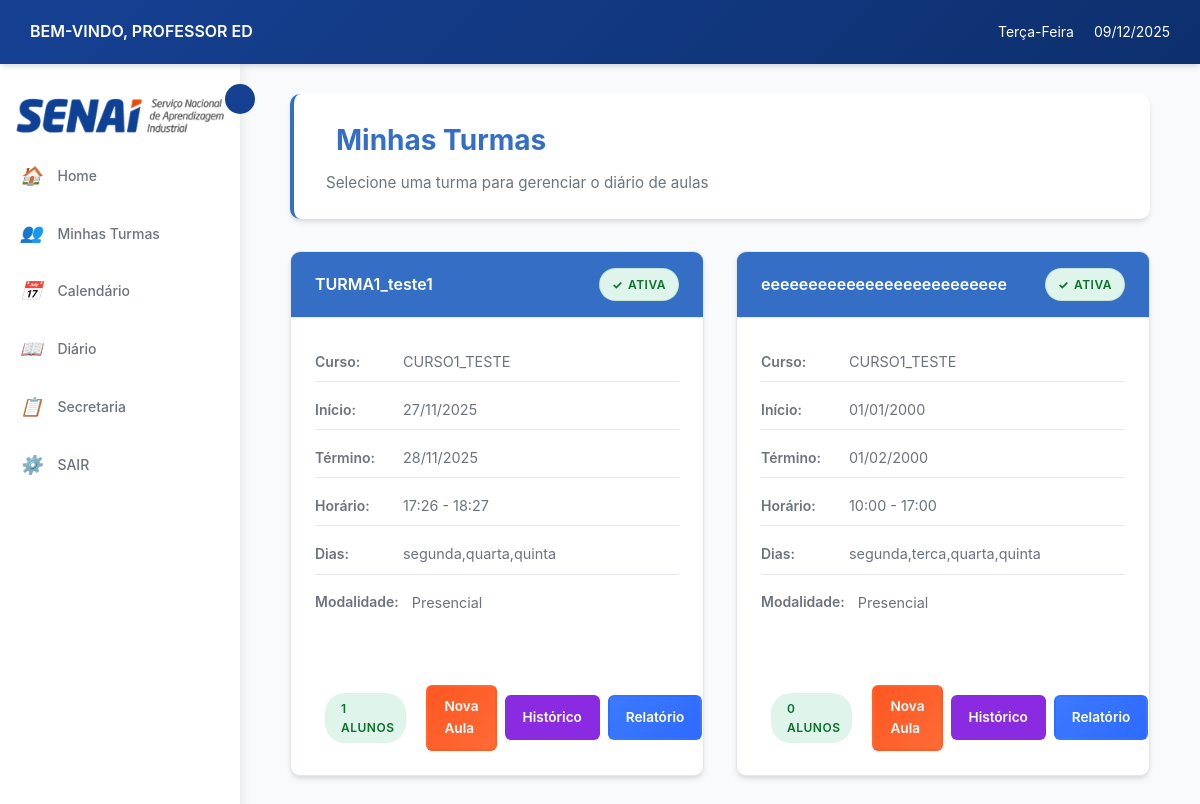
The page /diario/ (signed in) on the database its author committed.
### login/models.py (models this page shows, shortened)
class Usuario(AbstractUser):
    TIPO_USUARIO = [
        ('aluno', 'Aluno'),
        ('professor', 'Professor'),
        ('secretaria', 'Secretaria'),
    ]
    usuario_id = models.AutoField(primary_key=True)
    nome = models.CharField('Nome', max_length=100, blank=True, null=True)
    sobrenome = models.CharField('Sobrenome', max_length=100, blank=True, null=True)
    email = models.EmailField('E-mail', unique=True, default=None)
    data_nascimento = models.DateField('Data de Nascimento', blank=True, null=True)
    contato = models.CharField(max_length=20, unique=True, blank=True, null=True)
    cpf = models.CharField(max_length=14, unique=True, blank=True, null=True)
    endereco = models.TextField('Endereço', blank=True, null=True)
    tipo = models.CharField(max_length=10, choices=TIPO_USUARIO)
    USERNAME_FIELD = 'email'
    REQUIRED_FIELDS = ['nome','sobrenome','cpf', 'tipo', 'username']
    class Meta:
        db_table = 'Usuario'

### cursos/models.py (models this page shows, shortened)
class Turma(models.Model):
    TIPO_AULA = [
        ('presencial', 'Presencial'),
        ('semi', 'Semi-presencial'),
        ('ead', 'EAD'),
    ]
    turma_id = models.AutoField(primary_key=True)
    nome = models.CharField(max_length=100, null=True, blank=True)
    curso = models.ForeignKey(Curso, on_delete=models.CASCADE)
    professor = models.ForeignKey('login.professor', on_delete=models.SET_NULL,  # Ou models.SET_DEFAULT
        null=True,                  # Permite NULL
        blank=True,
        default=None)
    data_inicio = models.DateField()
    data_fim = models.DateField( null=True, blank=True)
    dias_semana = models.CharField(max_length=50)
    entrada_horas = models.CharField(max_length=100, null=True, blank=True)
    saida_horas = models.CharField(max_length=100, null=True, blank=True)
    tipo = models.CharField(max_length=10, choices=TIPO_AULA)
    status = models.BooleanField(default=True)
    class Meta:
        db_table = 'Turma'

class Curso(models.Model):
    nome = models.CharField(max_length=150, unique=True, verbose_name="Nome do Curso", default="Sem Nome")
    descricao = models.TextField(blank=True, verbose_name="Descrição")
    carga_horaria = models.PositiveIntegerField(verbose_name="Carga Horária (h)", default=40)
    ativo = models.BooleanField(default=True, verbose_name="Ativo")
    disciplinas = models.ManyToManyField('Disciplina', through='GradeCurricular', blank=True, related_name='cursos')
    class Meta:
        verbose_name = "curso"
        verbose_name_plural = "cursos"
        ordering = ["nome"]

### diario/views.py (the view)
# urls.py: path('', views.lista_turmas_diario, name='lista_turmas_diario'),
@login_required
def lista_turmas_diario(request):
    if hasattr(request.user, 'professor'):
        turmas = Turma.objects.filter(
            status=True,
            professor__usuario=request.user
        ).select_related('curso')
    else:
        turmas = Turma.objects.filter(status=True).select_related('curso')
    context = {
        'turmas': turmas,
        'hoje': timezone.now().date()
    }
    return render(request, 'diario/lista_turmas.html', context)

### diario/templates/diario/lista_turmas.html (shortened to what this page needs)
{% extends 'professor/base.html' %}
{% load static %}
{% block extra_css %}
<link rel="stylesheet" href="{% static 'diario/css/styles.css' %}">
{% endblock %}
{% block content %}
<div class="dashboard-container">
    <div class="dashboard-header">
        <h2>Minhas Turmas</h2>
        <p class="text-muted mb-0">Selecione uma turma para gerenciar o diário de aulas</p>
    </div>
    <div class="cards-grid-enhanced">
        {% for turma in turmas %}
        <div class="turma-card">
            <div class="card-header">
                <span>{{ turma.nome }}</span>
                <p class="status-badge status-active"> Ativa </p>
            </div>
            <div class="card-body">
                <div class="turma-info">
                    <p><strong>Curso</strong> {{ turma.curso.nome }}</p>
                    <p><strong>Início</strong> {{ turma.data_inicio|date:"d/m/Y" }}</p>
                    {% if turma.data_fim %}
                    <p><strong>Término</strong> {{ turma.data_fim|date:"d/m/Y" }}</p>
                    {% endif %}
                    <p><strong>Horário</strong> {{ turma.entrada_horas }} - {{ turma.saida_horas }}</p>
                    <p><strong>Dias</strong> {{ turma.dias_semana }}</p>
                    <p><strong>Modalidade</strong> {{ turma.get_tipo_display }}</p>
                </div>
                <div class="d-flex justify-content-between align-items-center mt-4">
                    <span class="badge bg-secondary">
                        {{ turma.matricula_set.count }} alunos
                    </span>
                    <div class="action-buttons d-flex">
                        <a href="{% url 'diario:criar_aula' turma.turma_id %}"
                           class="action-btn action-btn-success"
                           title="Nova Aula">
                             Nova Aula
                        </a>
                        <a href="{% url 'diario:historico_aulas' turma.turma_id %}"
                           class="action-btn action-btn-primary"
                           title="Histórico">
                             Histórico
                        </a>
                        <a href="{% url 'diario:relatorio_frequencia' turma.turma_id %}"
                           class="action-btn action-btn-info"
                           title="Relatório">
                             Relatório
                        </a>
                    </div>
                </div>
            </div>
        </div>
        {% endfor %}
    </div>
</div>
{% endblock %}

### professor/templates/professor/base.html (shortened to what this page needs)
{% load static %}
<!DOCTYPE html>
<html lang="pt-br">
<head>
    <link rel="stylesheet" href="{% static 'professor/css/style.css' %}">
    {% block extra_css %}{% endblock %}
</head>
<body>
    <header class="header">
        <div class="header-left">
            <span class="welcome-text">BEM-VINDO, PROFESSOR {{ user.get_full_name|default:user.username|upper }}</span>
        </div>
        <div class="header-right">
            <span class="weekday" id="currentWeekday"></span>
            <span class="date" id="currentDate"></span>
        </div>
    </header>
    <main class="main-container">
        <aside class="sidebar" id="sidebar">
            <img src="{% static 'professor/img/senai_logo.png' %}" alt="SENAI" id="senai-logo-sidebar">
            <button class="sidebar-toggle" id="sidebarToggle"></button>
            <ul class="sidebar-menu">
                <li>
                    <a href="{% url 'professor:home' %}">
                        <i>🏠</i>
                        <span>Home</span>
                    </a>
                </li>
                <li>
                    <a href="{% url 'professor:listar_cursos' %}">
                        <i>👥</i>
                        <span>Minhas Turmas</span>
                    </a>
                </li>
                <li>
                    <a href="{% url 'professor:calendario' %}">
                        <i>📅</i>
                        <span>Calendário</span>
                    </a>
                </li>
                <li>
                    <a href="{% url 'diario:lista_turmas_diario' %}">
                        <i>📖</i>
                        <span>Diário</span>
                    </a>
                </li>
                <li>
                    <a href="{% url 'solicitacao:solicitacaoList' %}">
                        <i>📋</i>
                        <span>Secretaria</span>
                    </a>
                </li>
                <li>
                    <a href="{% url 'logout' %}">
                        <i>⚙️</i>
                        <span>SAIR</span>
                    </a>
                </li>
            </ul>
        </aside>
        <div class="content-area">
            {% block content %}
            {% endblock %}
        </div>
    </main>
</body>
</html>

### professor/static/professor/css/style.css (style rules this page uses)
:root { --azul-principal: #164193; --azul-escuro: #0d2d6b; --azul-claro: #3D7AFF; --azul-suave: #E8EFFD; --azul: #164193; --laranja: #E7490F; --laranja-claro: #ff6b35; --cinza-escuro: #1F2937; --cinza-medio: #6B7280; --cinza-claro: #9CA3AF; --cinza-borda: #E5E7EB; --bg-claro: #F8FAFC; --branco: #FFFFFF; --verde: #27ae60; --vermelho: #e74c3c; --amarelo: #f39c12; --sombra: 0 4px 6px -1px rgba(0, 0, 0, 0.1), 0 2px 4px -1px rgba(0, 0, 0, 0.06); --sombra-hover: 0 20px 25px -5px rgba(0, 0, 0, 0.1), 0 10px 10px -5px rgba(0, 0, 0, 0.04); }
* { margin: 0; padding: 0; box-sizing: border-box; }
body { font-family: 'Inter', 'Segoe UI', sans-serif; background-color: var(--bg-claro); color: var(--cinza-escuro); line-height: 1.6; display: flex; flex-direction: column; min-height: 100vh; }
.header { display: flex; justify-content: space-between; align-items: center; background: linear-gradient(135deg, var(--azul-principal) 0%, var(--azul-escuro) 100%); color: var(--branco); padding: 12px 30px; box-shadow: var(--sombra); position: sticky; top: 0; z-index: 100; }
.header-left { display: flex; align-items: center; gap: 0px; }
.welcome-text { font-weight: 600; font-size: 16px; }
.header-right { display: flex; align-items: center; gap: 20px; }
.weekday, .date { font-size: 14px; }
.main-container { display: flex; flex: 1; overflow: hidden; }
.sidebar { width: 240px; background-color: var(--branco); box-shadow: 2px 0 10px rgba(0, 0, 0, 0.08); display: flex; flex-direction: column; padding: 20px 0; position: relative; transition: width 0.3s ease; z-index: 90; }
.sidebar-toggle { position: absolute; right: -15px; top: 20px; background-color: var(--azul-principal); border: none; color: var(--branco); width: 30px; height: 30px; border-radius: 50%; cursor: pointer; display: flex; align-items: center; justify-content: center; font-size: 14px; transition: all 0.3s ease; z-index: 101; }
.sidebar-menu { list-style: none; padding: 0; margin-top: 0px; }
.sidebar-menu li { margin: 5px 0; }
.sidebar-menu a { display: flex; align-items: center; gap: 15px; padding: 12px 20px; color: var(--cinza-medio); text-decoration: none; transition: all 0.3s ease; font-size: 14px; font-weight: 500; }
.sidebar-menu a i { font-size: 18px; min-width: 20px; text-align: center; }
.content-area { flex: 1; padding: 30px; overflow-y: auto; background-color: var(--bg-claro); }
.dashboard-header { margin-bottom: 30px; }
.dashboard-header h2 { font-size: 28px; color: var(--cinza-escuro); margin-bottom: 5px; }
.dashboard-header p { color: var(--cinza-medio); font-size: 16px; }
.card-header { padding: 15px 20px; color: var(--branco); display: flex; align-items: center; justify-content: space-between; font-weight: 600; }
.card-body { padding: 20px; display: flex; flex-direction: column; gap: 15px; flex-grow: 1; }
.turma-card, .curso-card { height: auto; }
.turma-card .card-header, .curso-card .card-header { background: linear-gradient(135deg, var(--azul-principal) 0%, var(--azul-claro) 100%); }
.turma-info { display: flex; flex-direction: column; gap: 8px; font-size: 14px; color: var(--cinza-medio); }
.turma-info p { margin: 0; display: flex; align-items: center; gap: 8px; }
.turma-info strong { color: var(--cinza-escuro); min-width: 80px; }
.status-badge { display: inline-block; padding: 6px 12px; border-radius: 20px; font-size: 12px; font-weight: 600; text-transform: uppercase; letter-spacing: 0.5px; }
.status-active { background-color: #d4edda; color: #155724; border: 1px solid #c3e6cb; }
.dashboard-container { margin: 0 auto; padding: 0 20px; }
.turma-info p { display: flex; align-items: center; gap: 12px; padding: 8px 0; border-bottom: 1px solid var(--cinza-borda); margin: 0; }
.turma-info p:last-child { border-bottom: none; }
.turma-info strong { min-width: 120px; font-weight: 600; font-size: 14px; }
.status-badge { display: inline-flex; align-items: center; padding: 6px 16px; border-radius: 20px; font-size: 12px; font-weight: 700; text-transform: uppercase; letter-spacing: 0.5px; gap: 5px; }
.status-active { background: linear-gradient(135deg, #27ae60 0%, #2ecc71 100%); color: white; }
.text-muted { color: var(--cinza-medio) !important; }
.status-badge.status-active::before { content: "✓"; font-weight: bold; }
.turma-info strong::after { content: ":"; margin-right: 5px; }

### diario/templates/diario/lista_turmas.html (style rules this page uses)
.turma-card { transition: all 0.3s ease; border: 1px solid var(--cinza-borda); }
.action-buttons { gap: 0.5rem; }
.action-btn { font-size: 0.85rem; padding: 0.6rem 1rem; border-radius: 6px; }

### rows shown on the page
Usuario: get_full_name "ED"
Turma: nome "TURMA1_teste1", curso.nome "CURSO1_TESTE", data_inicio "27/11/2025", data_fim "28/11/2025", entrada_horas "17:26", saida_horas "18:27", dias_semana "segunda,quarta,quinta", tipo "Presencial", matricula_set.count "1"
Turma: nome "eeeeeeeeeeeeeeeeeeeeeeeeee", curso.nome "CURSO1_TESTE", data_inicio "01/01/2000", data_fim "01/02/2000", entrada_horas "10:00", saida_horas "17:00", dias_semana "segunda,terca,quarta,quinta", tipo "Presencial", matricula_set.count "0"
